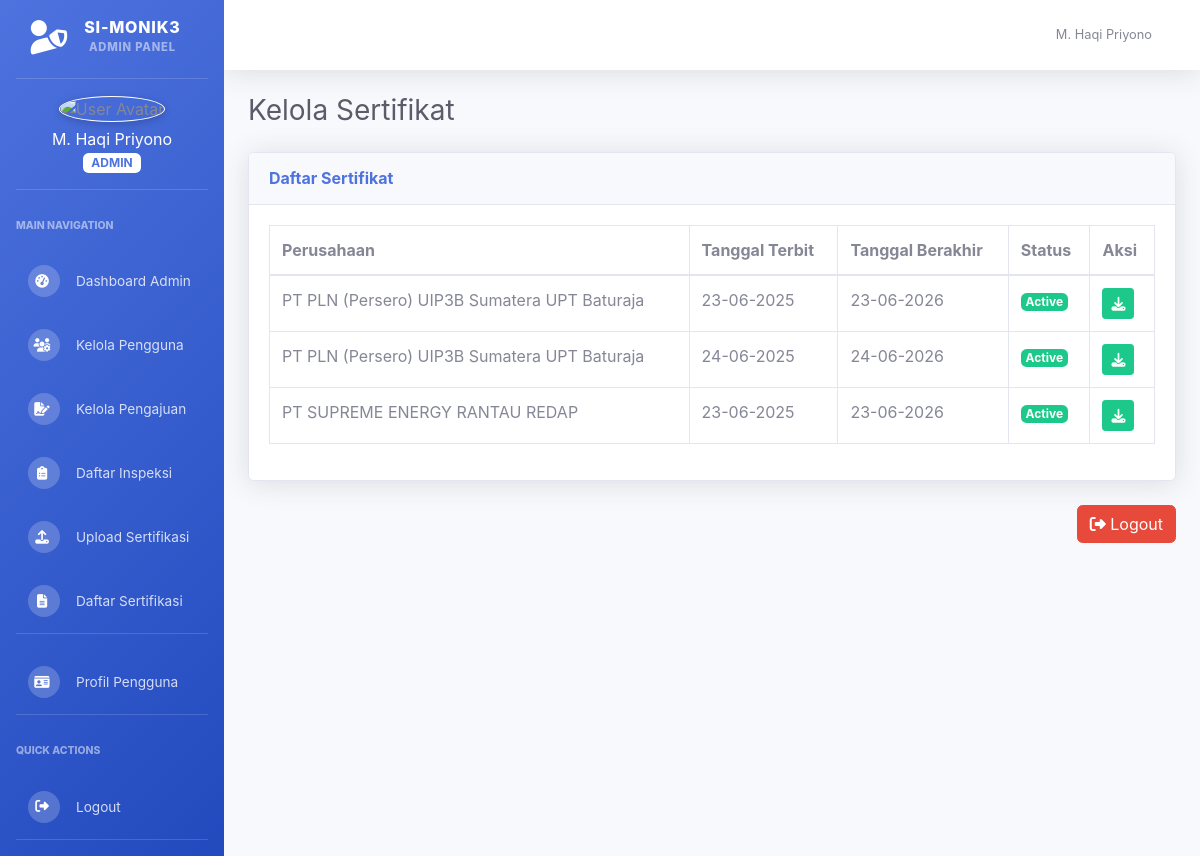
The app's page /kelola_sertifikat.php (signed in) with its own data.
### tables this page shows
CREATE TABLE `sertifikat` (
  `id_sertifikat` int(11) NOT NULL,
  `id_inspeksi` int(11) NOT NULL,
  `file_sertifikat` varchar(255) NOT NULL,
  `tanggal_terbit` date NOT NULL,
  `tanggal_berakhir` date NOT NULL,
  `status` enum('active','expired') DEFAULT 'active',
  `created_at` timestamp NOT NULL DEFAULT current_timestamp()
);

CREATE TABLE `pengajuan` (
  `id_pengajuan` int(11) NOT NULL,
  `id_user` int(11) NOT NULL,
  `nama_client` varchar(100) NOT NULL,
  `nama_perusahaan` varchar(100) NOT NULL,
  `alamat` text NOT NULL,
  `npwp` varchar(20) NOT NULL,
  `kegiatan_tic` varchar(50) NOT NULL,
  `wilayah` varchar(100) NOT NULL,
  `telp` varchar(20) NOT NULL,
  `email` varchar(100) NOT NULL,
  `status` enum('pending','approved','rejected') DEFAULT 'pending',
  `tanggal_pengajuan` timestamp NOT NULL DEFAULT current_timestamp()
);

### functions.php (called while the page is built, shortened)
<?php
function formatDate($date) {
    return date('d-m-Y', strtotime($date));
}
?>

### kelola_sertifikat.php (the view, shortened to what this page needs)
<?php
require_once '../../config/config.php';
require_once '../../config/functions.php';
$query = "SELECT s.*, p.nama_perusahaan
          FROM sertifikat s
          JOIN inspeksi i ON s.id_inspeksi = i.id_inspeksi
          JOIN kontrak k ON i.id_kontrak = k.id_kontrak
          JOIN pengajuan p ON k.id_pengajuan = p.id_pengajuan";
$result = mysqli_query($conn, $query);
?>
<!DOCTYPE html>
<html lang="en">
<head>
    <link href="../../vendor/fontawesome-free/css/all.min.css" rel="stylesheet">
    <link href="../../css/sb-admin-2.min.css" rel="stylesheet">
</head>
<body id="page-top">
<div id="wrapper">
    <?php include '../../includes/sidebar.php'; ?>
    <div id="content-wrapper" class="d-flex flex-column">
        <div id="content">
            <?php include '../../includes/topbar.php'; ?>
            <div class="container-fluid">
                <div class="d-sm-flex align-items-center justify-content-between mb-4">
                    <h1 class="h3 mb-0 text-gray-800">Kelola Sertifikat</h1>
                </div>
                <div class="row">
                    <div class="col-12">
                        <div class="card shadow mb-4">
                            <div class="card-header py-3">
                                <h6 class="m-0 font-weight-bold text-primary">Daftar Sertifikat</h6>
                            </div>
                            <div class="card-body">
                                <div class="table-responsive">
                                    <table class="table table-bordered" width="100%" cellspacing="0">
                                        <thead>
                                            <tr>
                                                <th>Perusahaan</th>
                                                <th>Tanggal Terbit</th>
                                                <th>Tanggal Berakhir</th>
                                                <th>Status</th>
                                                <th>Aksi</th>
                                            </tr>
                                        </thead>
                                        <tbody>
                                            <?php while ($row = mysqli_fetch_assoc($result)): ?>
                                            <tr>
                                                <td><?= htmlspecialchars($row['nama_perusahaan']) ?></td>
                                                <td><?= formatDate($row['tanggal_terbit']) ?></td>
                                                <td><?= formatDate($row['tanggal_berakhir']) ?></td>
                                                <td>
                                                    <?php
                                                    $today = date('Y-m-d');
                                                    $statusClass = ($row['tanggal_berakhir'] < $today) ? 'danger' : 'success';
                                                    $statusText = ($row['tanggal_berakhir'] < $today) ? 'Expired' : 'Active';
                                                    ?>
                                                    <span class="badge badge-<?= $statusClass ?>"><?= $statusText ?></span>
                                                </td>
                                                <td>
                                                    <a href="../../uploads/sertifikat/<?= $row['file_sertifikat'] ?>"
                                                       class="btn btn-success btn-sm"
                                                       download
                                                       title="Unduh Sertifikat">
                                                       <i class="fas fa-download"></i>
                                                    </a>
                                                </td>
                                            </tr>
                                            <?php endwhile; ?>
                                        </tbody>
                                    </table>
                                </div>
                            </div>
                        </div>
                    </div>
                </div>
                <div class="row">
                    <div class="col-12">
                        <a href="../../logout.php" class="btn btn-danger float-right">
                            <i class="fas fa-sign-out-alt"></i> Logout
                        </a>
                    </div>
                </div>
            </div>
        </div>
    </div>
</div>
</body>
</html>

### records on screen
sertifikat: pengajuan.nama_perusahaan "PT PLN (Persero) UIP3B Sumatera UPT Baturaja", tanggal_terbit "23-06-2025", tanggal_berakhir "23-06-2026"
sertifikat: pengajuan.nama_perusahaan "PT PLN (Persero) UIP3B Sumatera UPT Baturaja", tanggal_terbit "24-06-2025", tanggal_berakhir "24-06-2026"
sertifikat: pengajuan.nama_perusahaan "PT SUPREME ENERGY RANTAU REDAP", tanggal_terbit "23-06-2025", tanggal_berakhir "23-06-2026"

### other values on screen
$role "ADMIN"
$_SESSION['user']['nama'] "M. Haqi Priyono"
$nama "M. Haqi Priyono"
